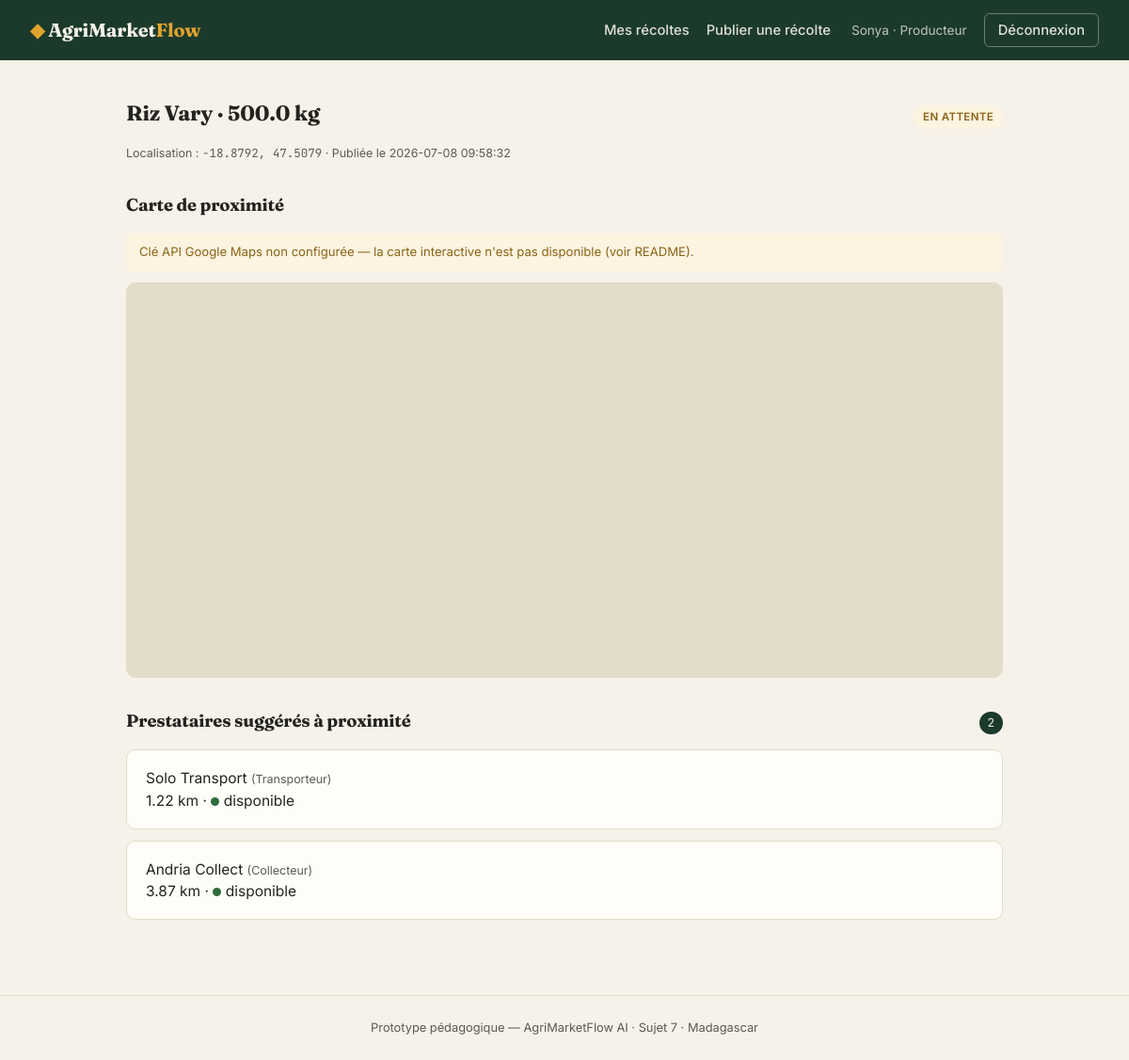
/recolte/1 (signed in), run on the app's committed database.
### tables this page shows
CREATE TABLE UTILISATEUR (
    id_utilisateur INTEGER PRIMARY KEY AUTOINCREMENT,
    nom_complet     TEXT NOT NULL,
    contact         TEXT NOT NULL UNIQUE,
    mot_de_passe    TEXT NOT NULL,
    type_profil     TEXT NOT NULL CHECK (type_profil IN ('Producteur','Collecteur','Transporteur')),
    latitude        REAL NOT NULL,
    longitude       REAL NOT NULL,
    est_disponible  INTEGER NOT NULL DEFAULT 1
);

CREATE TABLE RECOLTE (
    id_recolte              INTEGER PRIMARY KEY AUTOINCREMENT,
    libelle_produit         TEXT NOT NULL,
    description              TEXT DEFAULT '',
    quantite                REAL NOT NULL,
    date_publication         TEXT NOT NULL,
    latitude_origine        REAL NOT NULL,
    longitude_origine       REAL NOT NULL,
    statut                  TEXT NOT NULL DEFAULT 'En attente'
                             CHECK (statut IN ('En attente','En cours','Cloturée')),
    id_utilisateur_producteur INTEGER NOT NULL,
    FOREIGN KEY (id_utilisateur_producteur) REFERENCES UTILISATEUR(id_utilisateur)
);

### agrimarketflow/app.py (the view)
@app.route("/recolte/<int:recolte_id>")
@login_required
def detail_recolte(recolte_id):
    conn = get_connection()
    recolte = conn.execute(
        "SELECT * FROM RECOLTE WHERE id_recolte = ?", (recolte_id,)
    ).fetchone()
    if not recolte:
        conn.close()
        flash("Récolte introuvable.", "danger")
        return redirect(url_for("accueil"))
    prestataires = conn.execute(
        "SELECT * FROM UTILISATEUR WHERE type_profil IN ('Collecteur','Transporteur')"
    ).fetchall()
    suggestions = prestataires_proches(recolte, prestataires)
    offres_brutes = conn.execute(
        """SELECT OFFRE.*, UTILISATEUR.nom_complet, UTILISATEUR.type_profil,
                  UTILISATEUR.latitude, UTILISATEUR.longitude, UTILISATEUR.est_disponible
           FROM OFFRE
           JOIN UTILISATEUR ON UTILISATEUR.id_utilisateur = OFFRE.id_utilisateur_prestataire
           WHERE OFFRE.id_recolte = ?""",
        (recolte_id,),
    ).fetchall()
    offres_contexte = []
    for o in offres_brutes:
        d = distance_km(recolte["latitude_origine"], recolte["longitude_origine"],
                         o["latitude"], o["longitude"])
        offres_contexte.append({**dict(o), "distance_km": round(d, 2)})
    offres_scorees = calculer_scores(offres_contexte)
    for o in offres_scorees:
        conn.execute("UPDATE OFFRE SET score_calcule = ? WHERE id_offre = ?",
                     (o["score"], o["id_offre"]))
    conn.commit()
    est_proprietaire = (session.get("user_id") == recolte["id_utilisateur_producteur"])
    medias = conn.execute(
        "SELECT * FROM RECOLTE_MEDIA WHERE id_recolte = ? ORDER BY ordre", (recolte_id,)
    ).fetchall()
    images = [m for m in medias if m["type_media"] == "image"]
    videos = [m for m in medias if m["type_media"] == "video"]
    conn.close()
    scores_par_utilisateur = {o["id_utilisateur_prestataire"]: o["score"] for o in offres_scorees}
    map_payload = {
        "recolte": {
            "libelle": recolte["libelle_produit"],
            "quantite": recolte["quantite"],
            "lat": recolte["latitude_origine"],
            "lon": recolte["longitude_origine"],
        },
        "prestataires": [
            {
                "nom": s["nom_complet"],
                "type": s["type_profil"],
                "lat": s["latitude"],
                "lon": s["longitude"],
                "distance_km": s["distance_km"],
                "disponible": bool(s["est_disponible"]),
                "score": scores_par_utilisateur.get(s["id_utilisateur"]),
            }
            for s in suggestions
        ],
    }
    return render_template(
        "recolte_detail.html",
        recolte=recolte,
        suggestions=suggestions,
        offres=offres_scorees,
        est_proprietaire=est_proprietaire,
        map_payload=map_payload,
        images=images,
        videos=videos,
    )

### agrimarketflow/app.py (called while the page is built)
def login_required(view):
    @wraps(view)
    def wrapped(*args, **kwargs):
        if "user_id" not in session:
            flash("Veuillez vous connecter pour accéder à cette page.", "warning")
            return redirect(url_for("connexion"))
        return view(*args, **kwargs)
    return wrapped

def current_user():
    if "user_id" not in session:
        return None
    conn = get_connection()
    user = conn.execute(
        "SELECT * FROM UTILISATEUR WHERE id_utilisateur = ?", (session["user_id"],)
    ).fetchone()
    conn.close()
    return user

@app.context_processor
def inject_user():
    return {"current_user": current_user()}

@app.context_processor
def inject_maps_key():
    return {"google_maps_api_key": app.config["GOOGLE_MAPS_API_KEY"]}

@app.context_processor
def inject_ia_status():
    return {"ia_disponible": ia.ia_disponible()}

### agrimarketflow/database.py (called while the page is built)
def get_connection():
    conn = sqlite3.connect(DB_PATH)
    conn.row_factory = sqlite3.Row
    conn.execute("PRAGMA foreign_keys = ON")
    return conn

### agrimarketflow/ia.py (called while the page is built)
def ia_disponible():
    return bool(GROQ_API_KEY)

### agrimarketflow/scoring.py (called while the page is built, shortened)
def distance_km(lat1, lon1, lat2, lon2):
    phi1, phi2 = math.radians(lat1), math.radians(lat2)
    d_phi = math.radians(lat2 - lat1)
    d_lambda = math.radians(lon2 - lon1)
    a = math.sin(d_phi / 2) ** 2 + math.cos(phi1) * math.cos(phi2) * math.sin(d_lambda / 2) ** 2
    c = 2 * math.atan2(math.sqrt(a), math.sqrt(1 - a))
    return RAYON_TERRE_KM * c

def prestataires_proches(recolte, prestataires, rayon_km=RAYON_SUGGESTION_KM):
    resultats = []
    for p in prestataires:
        d = distance_km(
            recolte["latitude_origine"], recolte["longitude_origine"],
            p["latitude"], p["longitude"],
        )
        if d <= rayon_km:
            resultats.append({**dict(p), "distance_km": round(d, 2)})
    resultats.sort(key=lambda x: x["distance_km"])
    return resultats

def calculer_scores(offres_avec_contexte, poids=None):
    poids = poids or POIDS
    if not offres_avec_contexte:
        return []

### agrimarketflow/templates/recolte_detail.html (shortened to what this page needs)
{% extends "base.html" %}
{% block content %}
<div class="section-title">
  <h2>{{ recolte.libelle_produit }} · {{ recolte.quantite }} kg</h2>
  <span class="statut-pill statut-{{ recolte.statut|lower|replace('é','e')|replace(' ', '-') }}">{{ recolte.statut }}</span>
</div>
<p class="field-hint" style="margin-bottom:32px;">
  Localisation : <span class="coord">{{ "%.4f"|format(recolte.latitude_origine) }}, {{ "%.4f"|format(recolte.longitude_origine) }}</span>
  · Publiée le {{ recolte.date_publication }}
</p>
<div class="section-title"><h2 style="font-size:1.15rem;">Carte de proximité</h2></div>
{% if not google_maps_api_key %}
  <div class="map-key-warning">Clé API Google Maps non configurée — la carte interactive n'est pas disponible (voir README).</div>
{% endif %}
<div id="map-recolte" class="map-box map-large" data-payload='{{ map_payload|tojson }}' style="margin-bottom:32px;"></div>
<div class="section-title"><h2 style="font-size:1.15rem;">Prestataires suggérés à proximité</h2><span class="count-chip">{{ suggestions|length }}</span></div>
{% if suggestions %}
<div class="card-list">
  {% for s in suggestions %}
  <div class="suggestion-card">
    <div>
      <div class="titre">{{ s.nom_complet }} <span class="field-hint">({{ s.type_profil }})</span></div>
      <div class="meta">{{ s.distance_km }} km · {% if s.est_disponible %}<span class="dot on"></span> disponible{% else %}<span class="dot off"></span> indisponible{% endif %}</div>
    </div>
  </div>
  {% endfor %}
</div>
{% else %}
<div class="empty-state">Aucun prestataire trouvé dans un rayon de proximité.</div>
{% endif %}
{% endblock %}

### agrimarketflow/templates/base.html (shortened to what this page needs)
<!DOCTYPE html>
<html lang="fr">
<head>
<link rel="stylesheet" href="{{ url_for('static', filename='style.css') }}">
</head>
<body>
<header class="topbar">
  <a class="brand" href="{{ url_for('accueil') }}">
    <span class="brand-mark">◆</span> AgriMarket<span class="brand-accent">Flow</span>
  </a>
  <nav>
    {% if current_user %}
      {% if current_user.type_profil == 'Producteur' %}
        <a href="{{ url_for('producteur_dashboard') }}">Mes récoltes</a>
        <a href="{{ url_for('nouvelle_recolte') }}">Publier une récolte</a>
      {% else %}
        <a href="{{ url_for('prestataire_dashboard') }}">Récoltes à proximité</a>
      {% endif %}
      <span class="nav-user">{{ current_user.nom_complet }} · {{ current_user.type_profil }}</span>
      <a href="{{ url_for('deconnexion') }}" class="btn-ghost">Déconnexion</a>
    {% else %}
      <a href="{{ url_for('connexion') }}">Connexion</a>
      <a href="{{ url_for('inscription') }}" class="btn-ghost">Créer un compte</a>
    {% endif %}
  </nav>
</header>
<main class="page">
  {% block content %}{% endblock %}
</main>
<footer class="footer">
  Prototype pédagogique — AgriMarketFlow AI · Sujet 7 · Madagascar
</footer>
</body>
</html>

### agrimarketflow/static/style.css (style rules this page uses)
:root { --vert-foret: #1B3A2B; --vert-moyen: #2F5233; --laterite: #C1440E; --or-recolte: #E0A32E; --papier: #F6F2E9; --papier-carte: #FFFDF8; --encre: #232320; --encre-douce: #5B5A52; --ligne: #E2DCC9; --succes: #2F6B3E; --danger: #B4362A; }
* { box-sizing: border-box; }
body { margin: 0; background: var(--papier); color: var(--encre); font-family: 'Inter', -apple-system, sans-serif; font-size: 15.5px; line-height: 1.5; }
h1, h2, h3, .brand { font-family: 'Fraunces', Georgia, serif; letter-spacing: -0.01em; }
.mono, .score-value, .coord { font-family: 'JetBrains Mono', monospace; }
.topbar { display: flex; align-items: center; justify-content: space-between; background: var(--vert-foret); color: var(--papier); padding: 14px 32px; }
.brand { color: var(--papier); text-decoration: none; font-size: 1.25rem; font-weight: 700; }
.brand-mark { color: var(--or-recolte); }
.brand-accent { color: var(--or-recolte); }
.topbar nav { display: flex; align-items: center; gap: 18px; }
.topbar nav a { color: var(--papier); text-decoration: none; font-weight: 500; font-size: 0.92rem; opacity: 0.9; }
.nav-user { font-size: 0.85rem; opacity: 0.75; margin-left: 4px; }
.btn-ghost { border: 1px solid rgba(246,242,233,0.4); padding: 6px 14px; border-radius: 6px; }
.page { max-width: 980px; margin: 0 auto; padding: 40px 24px 80px; min-height: 70vh; }
.footer { text-align: center; padding: 24px; color: var(--encre-douce); font-size: 0.8rem; border-top: 1px solid var(--ligne); }
.field-hint { font-size: 0.78rem; color: var(--encre-douce); margin-top: 4px; }
.section-title { display: flex; align-items: baseline; justify-content: space-between; margin-bottom: 16px; }
.section-title h2 { margin: 0; font-size: 1.4rem; }
.count-chip { font-family: 'JetBrains Mono', monospace; font-size: 0.78rem; background: var(--vert-foret); color: var(--papier); padding: 3px 9px; border-radius: 20px; }
.card-list { display: flex; flex-direction: column; gap: 12px; }
.recolte-card, .offre-card, .suggestion-card { background: var(--papier-carte); border: 1px solid var(--ligne); border-radius: 10px; padding: 18px 20px; display: flex; align-items: center; justify-content: space-between; gap: 16px; }
.statut-pill { font-size: 0.72rem; font-weight: 600; padding: 4px 10px; border-radius: 20px; text-transform: uppercase; letter-spacing: 0.03em; white-space: nowrap; }
.statut-en-attente { background: #FCF3E1; color: #8A6415; }
.dot { width: 9px; height: 9px; border-radius: 50%; display: inline-block; }
.dot.on { background: var(--succes); }
.map-box { width: 100%; height: 320px; border-radius: 10px; border: 1px solid var(--ligne); margin: 6px 0 6px; background: var(--ligne); }
.map-box.map-large { height: 420px; }
.map-key-warning { padding: 10px 14px; border-radius: 6px; background: #FCF3E1; color: #8A6415; font-size: 0.82rem; margin-bottom: 12px; }

### data on the page
UTILISATEUR: nom_complet "Sonya", type_profil "Producteur"
RECOLTE: libelle_produit "Riz Vary", quantite "500.0", statut "EN ATTENTE", latitude_origine "-18.8792", longitude_origine "47.5079", date_publication "2026-07-08 09:58:32"
UTILISATEUR: nom_complet "Solo Transport", type_profil "Transporteur", distance_km "1.22", est_disponible 1 (drawn)
UTILISATEUR: nom_complet "Andria Collect", type_profil "Collecteur", distance_km "3.87", est_disponible 1 (drawn)

### other printed values
{{ suggestions|length }} "2"
